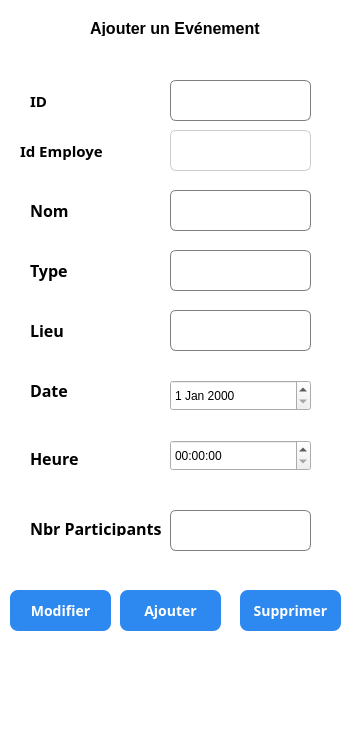
     <widget class="QFrame" name="Ajouter_4">
      <property name="geometry">
       <rect>
        <x>190</x>
        <y>20</y>
        <width>351</width>
        <height>751</height>
       </rect>
      </property>
      <property name="styleSheet">
       <string notr="true">#Ajouter {
border: 2px solid black;
	
	border-color: rgb(219, 220, 255);
}

QFrame {
background-color : #ffffff;
 border-radius: 20px
}</string>
      </property>
      <property name="frameShape">
       <enum>QFrame::Shape::StyledPanel</enum>
      </property>
      <property name="frameShadow">
       <enum>QFrame::Shadow::Raised</enum>
      </property>
      <widget class="QLabel" name="label_28">
       <property name="geometry">
        <rect>
         <x>90</x>
         <y>20</y>
         <width>171</width>
         <height>16</height>
        </rect>
       </property>
       <property name="font">
        <font>
         <family>Arial</family>
         <pointsize>12</pointsize>
         <bold>true</bold>
        </font>
       </property>
       <property name="styleSheet">
        <string notr="true">color: rgb(255, 255, 255);
color: rgb(0, 0, 0);</string>
       </property>
       <property name="text">
        <string>Ajouter un Evénement</string>
       </property>
      </widget>
      <widget class="QLabel" name="label_4">
       <property name="geometry">
        <rect>
         <x>30</x>
         <y>200</y>
         <width>49</width>
         <height>21</height>
        </rect>
       </property>
       <property name="font">
        <font>
         <family>Rockwell</family>
         <pointsize>12</pointsize>
         <bold>true</bold>
        </font>
       </property>
       <property name="styleSheet">
        <string notr="true">color: rgb(255, 255, 255);
color: rgb(0, 0, 0);</string>
       </property>
       <property name="text">
        <string>Nom</string>
       </property>
      </widget>
      <widget class="QLabel" name="label_29">
       <property name="geometry">
        <rect>
         <x>30</x>
         <y>260</y>
         <width>49</width>
         <height>21</height>
        </rect>
       </property>
       <property name="font">
        <font>
         <family>Rockwell</family>
         <pointsize>12</pointsize>
         <bold>true</bold>
        </font>
       </property>
       <property name="styleSheet">
        <string notr="true">color: rgb(255, 255, 255);
color: rgb(0, 0, 0);</string>
       </property>
       <property name="text">
        <string>Type</string>
       </property>
      </widget>
      <widget class="QLabel" name="label_30">
       <property name="geometry">
        <rect>
         <x>30</x>
         <y>320</y>
         <width>49</width>
         <height>21</height>
        </rect>
       </property>
       <property name="font">
        <font>
         <family>Rockwell</family>
         <pointsize>12</pointsize>
         <bold>true</bold>
        </font>
       </property>
       <property name="styleSheet">
        <string notr="true">color: rgb(255, 255, 255);
color: rgb(0, 0, 0);</string>
       </property>
       <property name="text">
        <string>Lieu</string>
       </property>
      </widget>
      <widget class="QLabel" name="label_31">
       <property name="geometry">
        <rect>
         <x>30</x>
         <y>380</y>
         <width>49</width>
         <height>21</height>
        </rect>
       </property>
       <property name="font">
        <font>
         <family>Rockwell</family>
         <pointsize>12</pointsize>
         <bold>true</bold>
        </font>
       </property>
       <property name="styleSheet">
        <string notr="true">color: rgb(255, 255, 255);
color: rgb(0, 0, 0);</string>
       </property>
       <property name="text">
        <string>Date</string>
       </property>
      </widget>
      <widget class="QLineEdit" name="Nom">
       <property name="geometry">
        <rect>
         <x>170</x>
         <y>190</y>
         <width>141</width>
         <height>41</height>
        </rect>
       </property>
       <property name="styleSheet">
        <string notr="true">QLineEdit {
    border: 1px solid #7e7e7e;
    border-radius: 6px;
    padding: 8px;
    font-size: 12px;
}
QLineEdit:focus {
    border: 1px solid #2D89EF;
    background-color: #FFFFFF;
}</string>
       </property>
      </widget>
      <widget class="QLineEdit" name="Type">
       <property name="geometry">
        <rect>
         <x>170</x>
         <y>250</y>
         <width>141</width>
         <height>41</height>
        </rect>
       </property>
       <property name="styleSheet">
        <string notr="true">QLineEdit {
    border: 1px solid #7e7e7e;
    border-radius: 6px;
    padding: 8px;
    font-size: 12px;
}
QLineEdit:focus {
    border: 1px solid #2D89EF;
    background-color: #FFFFFF;
}</string>
       </property>
      </widget>
      <widget class="QLineEdit" name="Lieu">
       <property name="geometry">
        <rect>
         <x>170</x>
         <y>310</y>
         <width>141</width>
         <height>41</height>
        </rect>
       </property>
       <property name="styleSheet">
        <string notr="true">QLineEdit {
    border: 1px solid #7e7e7e;
    border-radius: 6px;
    padding: 8px;
    font-size: 12px;
}
QLineEdit:focus {
    border: 1px solid #2D89EF;
    background-color: #FFFFFF;
}</string>
       </property>
      </widget>
      <widget class="QLabel" name="label_33">
       <property name="geometry">
        <rect>
         <x>30</x>
         <y>450</y>
         <width>61</width>
         <height>16</height>
        </rect>
       </property>
       <property name="font">
        <font>
         <family>Rockwell</family>
         <pointsize>12</pointsize>
         <bold>true</bold>
        </font>
       </property>
       <property name="styleSheet">
        <string notr="true">color: rgb(255, 255, 255);
color: rgb(0, 0, 0);</string>
       </property>
       <property name="text">
        <string>Heure</string>
       </property>
      </widget>
      <widget class="QLineEdit" name="ID">
       <property name="geometry">
        <rect>
         <x>170</x>
         <y>80</y>
         <width>141</width>
         <height>41</height>
        </rect>
       </property>
       <property name="styleSheet">
        <string notr="true">QLineEdit {
    border: 1px solid #7e7e7e;
    border-radius: 6px;
    padding: 8px;
    font-size: 12px;
}
QLineEdit:focus {
    border: 1px solid #2D89EF;
    background-color: #FFFFFF;
}</string>
       </property>
       <property name="text">
        <string/>
       </property>
      </widget>
      <widget class="QLabel" name="label_34">
       <property name="geometry">
        <rect>
         <x>30</x>
         <y>90</y>
         <width>81</width>
         <height>21</height>
        </rect>
       </property>
       <property name="font">
        <font>
         <family>Rockwell</family>
         <pointsize>11</pointsize>
         <bold>true</bold>
        </font>
       </property>
       <property name="styleSheet">
        <string notr="true">color: rgb(255, 255, 255);
color: rgb(0, 0, 0);</string>
       </property>
       <property name="text">
        <string>ID</string>
       </property>
      </widget>
      <widget class="QPushButton" name="Ajouterbutton">
       <property name="geometry">
        <rect>
         <x>120</x>
         <y>590</y>
         <width>101</width>
         <height>41</height>
        </rect>
       </property>
       <property name="font">
        <font>
         <family>Bahnschrift</family>
         <pointsize>-1</pointsize>
         <bold>true</bold>
        </font>
       </property>
       <property name="styleSheet">
        <string notr="true">QPushButton {
    background-color: #2D89EF;
    color: white;
    border-radius: 8px;
    padding: 10px;
    font-size: 14px;
}
QPushButton:hover {
    background-color: #1E5BB8;
}
QPushButton:pressed {
    background-color: #FFFFFF;
}</string>
       </property>
       <property name="text">
        <string>Ajouter</string>
       </property>
      </widget>
      <widget class="QLineEdit" name="NbrP">
       <property name="geometry">
        <rect>
         <x>170</x>
         <y>510</y>
         <width>141</width>
         <height>41</height>
        </rect>
       </property>
       <property name="styleSheet">
        <string notr="true">QLineEdit {
    border: 1px solid #7e7e7e;
    border-radius: 6px;
    padding: 8px;
    font-size: 12px;
}
QLineEdit:focus {
    border: 1px solid #2D89EF;
    background-color: #FFFFFF;
}</string>
       </property>
      </widget>
      <widget class="QLabel" name="label_35">
       <property name="geometry">
        <rect>
         <x>30</x>
         <y>520</y>
         <width>131</width>
         <height>16</height>
        </rect>
       </property>
       <property name="font">
        <font>
         <family>Rockwell</family>
         <pointsize>12</pointsize>
         <bold>true</bold>
        </font>
       </property>
       <property name="styleSheet">
        <string notr="true">color: rgb(255, 255, 255);
color: rgb(0, 0, 0);</string>
       </property>
       <property name="text">
        <string>Nbr Participants</string>
       </property>
      </widget>
      <widget class="QTimeEdit" name="timeEdit">
       <property name="geometry">
        <rect>
         <x>170</x>
         <y>440</y>
         <width>141</width>
         <height>31</height>
        </rect>
       </property>
      </widget>
      <widget class="QDateEdit" name="dateEdit">
       <property name="geometry">
        <rect>
         <x>170</x>
         <y>380</y>
         <width>141</width>
         <height>31</height>
        </rect>
       </property>
       <property name="styleSheet">
        <string notr="true">border-raduis : 10px</string>
       </property>
      </widget>
      <widget class="QLabel" name="label_44">
       <property name="geometry">
        <rect>
         <x>20</x>
         <y>140</y>
         <width>131</width>
         <height>21</height>
        </rect>
       </property>
       <property name="font">
        <font>
         <family>Rockwell</family>
         <pointsize>11</pointsize>
         <bold>true</bold>
        </font>
       </property>
       <property name="styleSheet">
        <string notr="true">color: rgb(255, 255, 255);
color: rgb(0, 0, 0);</string>
       </property>
       <property name="text">
        <string>Id Employe</string>
       </property>
      </widget>
      <widget class="QLineEdit" name="ID_Employe_Evenement">
       <property name="geometry">
        <rect>
         <x>170</x>
         <y>130</y>
         <width>141</width>
         <height>41</height>
        </rect>
       </property>
       <property name="styleSheet">
        <string notr="true">QLineEdit {
    border: 1px solid #ccc;
    border-radius: 6px;
    padding: 8px;
    font-size: 12px;
}
QLineEdit:focus {
    border: 1px solid #2D89EF;
    background-color: #FFFFFF;
}</string>
       </property>
       <property name="text">
        <string/>
       </property>
      </widget>
      <widget class="QPushButton" name="Modifier_2">
       <property name="geometry">
        <rect>
         <x>10</x>
         <y>590</y>
         <width>101</width>
         <height>41</height>
        </rect>
       </property>
       <property name="font">
        <font>
         <family>Bahnschrift</family>
         <pointsize>-1</pointsize>
         <bold>true</bold>
        </font>
       </property>
       <property name="styleSheet">
        <string notr="true">QPushButton {
    background-color: #2D89EF;
    color: white;
    border-radius: 8px;
    padding: 10px;
    font-size: 14px;
}
QPushButton:hover {
    background-color: #1E5BB8;
}
QPushButton:pressed {
    background-color: #FFFFFF;
}</string>
       </property>
       <property name="text">
        <string>Modifier</string>
       </property>
      </widget>
      <widget class="QPushButton" name="Supprimer_2">
       <property name="geometry">
        <rect>
         <x>240</x>
         <y>590</y>
         <width>101</width>
         <height>41</height>
        </rect>
       </property>
       <property name="font">
        <font>
         <family>Bahnschrift</family>
         <pointsize>-1</pointsize>
         <bold>true</bold>
        </font>
       </property>
       <property name="styleSheet">
        <string notr="true">QPushButton {
    background-color: #2D89EF;
    color: white;
    border-radius: 8px;
    padding: 10px;
    font-size: 14px;
}
QPushButton:hover {
    background-color: #1E5BB8;
}
QPushButton:pressed {
    background-color: #FFFFFF;
}</string>
       </property>
       <property name="text">
        <string>Supprimer</string>
       </property>
      </widget>
     </widget>
